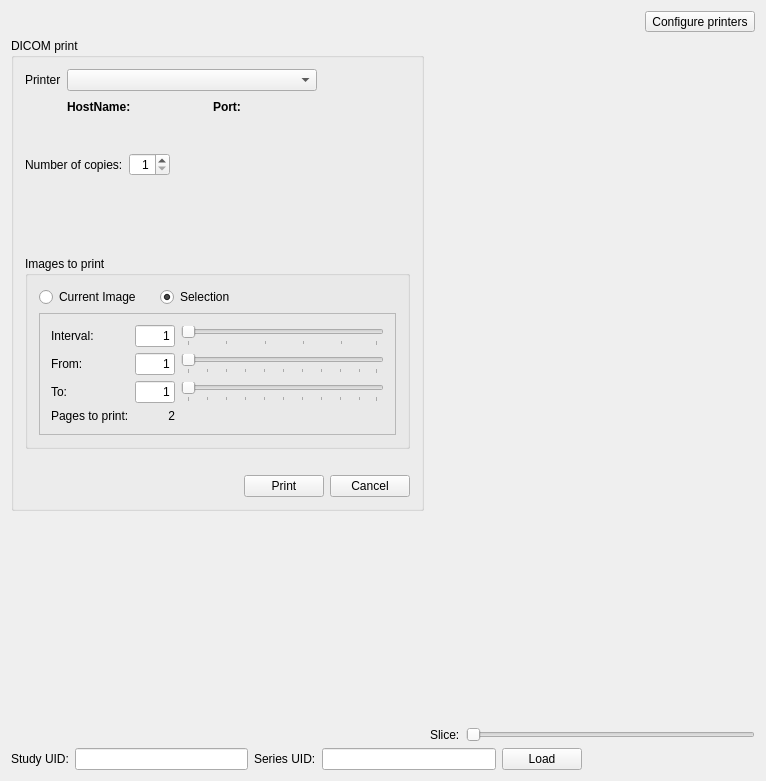
<?xml version="1.0" encoding="UTF-8"?>
<ui version="4.0">
 <class>QImagePrintExtensionBase</class>
 <widget class="QWidget" name="QImagePrintExtensionBase">
  <property name="geometry">
   <rect>
    <x>0</x>
    <y>0</y>
    <width>766</width>
    <height>781</height>
   </rect>
  </property>
  <property name="sizePolicy">
   <sizepolicy hsizetype="Expanding" vsizetype="Expanding">
    <horstretch>0</horstretch>
    <verstretch>0</verstretch>
   </sizepolicy>
  </property>
  <property name="minimumSize">
   <size>
    <width>16</width>
    <height>16</height>
   </size>
  </property>
  <layout class="QGridLayout" name="gridLayout_5">
   <item row="0" column="0" colspan="2">
    <layout class="QGridLayout" name="gridLayout_4">
     <item row="0" column="0">
      <spacer name="horizontalSpacer_4">
       <property name="orientation">
        <enum>Qt::Horizontal</enum>
       </property>
       <property name="sizeHint" stdset="0">
        <size>
         <width>40</width>
         <height>20</height>
        </size>
       </property>
      </spacer>
     </item>
     <item row="0" column="1">
      <widget class="QToolButton" name="m_configurationPrinterToolButton">
       <property name="text">
        <string>Configure printers</string>
       </property>
       <property name="icon">
        <iconset resource="../../../main/main.qrc">
         <normaloff>:/images/viewmag+.png</normaloff>:/images/viewmag+.png</iconset>
       </property>
       <property name="iconSize">
        <size>
         <width>32</width>
         <height>32</height>
        </size>
       </property>
       <property name="popupMode">
        <enum>QToolButton::DelayedPopup</enum>
       </property>
      </widget>
     </item>
    </layout>
   </item>
   <item row="1" column="0">
    <layout class="QVBoxLayout" name="verticalLayout_2">
     <item>
      <widget class="QGroupBox" name="groupBox">
       <property name="maximumSize">
        <size>
         <width>500</width>
         <height>16777215</height>
        </size>
       </property>
       <property name="title">
        <string>DICOM print</string>
       </property>
       <layout class="QVBoxLayout" name="verticalLayout">
        <item>
         <layout class="QGridLayout" name="gridLayout_3">
          <item row="0" column="0">
           <widget class="QLabel" name="label_16">
            <property name="sizePolicy">
             <sizepolicy hsizetype="Preferred" vsizetype="Preferred">
              <horstretch>0</horstretch>
              <verstretch>0</verstretch>
             </sizepolicy>
            </property>
            <property name="text">
             <string>Printer</string>
            </property>
           </widget>
          </item>
          <item row="0" column="2" colspan="2">
           <widget class="QComboBox" name="m_selectedPrinterComboBox">
            <property name="minimumSize">
             <size>
              <width>250</width>
              <height>0</height>
             </size>
            </property>
           </widget>
          </item>
          <item row="0" column="4">
           <spacer name="horizontalSpacer_11">
            <property name="orientation">
             <enum>Qt::Horizontal</enum>
            </property>
            <property name="sizeHint" stdset="0">
             <size>
              <width>40</width>
              <height>20</height>
             </size>
            </property>
           </spacer>
          </item>
          <item row="1" column="2">
           <layout class="QHBoxLayout" name="horizontalLayout_13">
            <item>
             <widget class="QLabel" name="label_17">
              <property name="font">
               <font>
                <weight>75</weight>
                <bold>true</bold>
               </font>
              </property>
              <property name="text">
               <string>HostName:</string>
              </property>
             </widget>
            </item>
            <item>
             <widget class="QLabel" name="m_hostNameLabel">
              <property name="minimumSize">
               <size>
                <width>70</width>
                <height>0</height>
               </size>
              </property>
              <property name="text">
               <string/>
              </property>
             </widget>
            </item>
            <item>
             <widget class="QLabel" name="label_18">
              <property name="font">
               <font>
                <weight>75</weight>
                <bold>true</bold>
               </font>
              </property>
              <property name="text">
               <string>Port:</string>
              </property>
             </widget>
            </item>
            <item>
             <widget class="QLabel" name="m_portLabel">
              <property name="text">
               <string/>
              </property>
             </widget>
            </item>
           </layout>
          </item>
          <item row="1" column="3" colspan="2">
           <spacer name="horizontalSpacer_12">
            <property name="orientation">
             <enum>Qt::Horizontal</enum>
            </property>
            <property name="sizeHint" stdset="0">
             <size>
              <width>40</width>
              <height>20</height>
             </size>
            </property>
           </spacer>
          </item>
          <item row="1" column="0">
           <widget class="QLabel" name="invisibleLabel">
            <property name="text">
             <string/>
            </property>
           </widget>
          </item>
         </layout>
        </item>
        <item>
         <spacer name="verticalSpacer">
          <property name="orientation">
           <enum>Qt::Vertical</enum>
          </property>
          <property name="sizeHint" stdset="0">
           <size>
            <width>20</width>
            <height>30</height>
           </size>
          </property>
         </spacer>
        </item>
        <item>
         <layout class="QHBoxLayout" name="horizontalLayout">
          <item>
           <widget class="QLabel" name="label">
            <property name="text">
             <string>Number of copies:</string>
            </property>
           </widget>
          </item>
          <item>
           <widget class="QSpinBox" name="m_numberOfCopiesSpinBox">
            <property name="alignment">
             <set>Qt::AlignRight|Qt::AlignTrailing|Qt::AlignVCenter</set>
            </property>
            <property name="minimum">
             <number>1</number>
            </property>
           </widget>
          </item>
          <item>
           <spacer name="horizontalSpacer">
            <property name="orientation">
             <enum>Qt::Horizontal</enum>
            </property>
            <property name="sizeHint" stdset="0">
             <size>
              <width>40</width>
              <height>20</height>
             </size>
            </property>
           </spacer>
          </item>
         </layout>
        </item>
        <item>
         <spacer name="verticalSpacer_6">
          <property name="orientation">
           <enum>Qt::Vertical</enum>
          </property>
          <property name="sizeType">
           <enum>QSizePolicy::Fixed</enum>
          </property>
          <property name="sizeHint" stdset="0">
           <size>
            <width>385</width>
            <height>13</height>
           </size>
          </property>
         </spacer>
        </item>
        <item>
         <widget class="udg::QDicomPrinterBasicSettingsWidget" name="m_qdicomPrinterBasicSettingsWidget" native="true">
          <property name="enabled">
           <bool>false</bool>
          </property>
          <property name="sizePolicy">
           <sizepolicy hsizetype="Expanding" vsizetype="Expanding">
            <horstretch>0</horstretch>
            <verstretch>0</verstretch>
           </sizepolicy>
          </property>
          <property name="minimumSize">
           <size>
            <width>20</width>
            <height>50</height>
           </size>
          </property>
          <property name="maximumSize">
           <size>
            <width>100000</width>
            <height>100000</height>
           </size>
          </property>
         </widget>
        </item>
        <item>
         <spacer name="verticalSpacer_2">
          <property name="orientation">
           <enum>Qt::Vertical</enum>
          </property>
          <property name="sizeHint" stdset="0">
           <size>
            <width>20</width>
            <height>5</height>
           </size>
          </property>
         </spacer>
        </item>
        <item>
         <widget class="QGroupBox" name="groupBox_2">
          <property name="title">
           <string>Images to print</string>
          </property>
          <layout class="QGridLayout" name="gridLayout_2">
           <item row="0" column="0">
            <layout class="QHBoxLayout" name="horizontalLayout_15">
             <item>
              <widget class="QRadioButton" name="m_currentImageRadioButton">
               <property name="text">
                <string>Current Image</string>
               </property>
              </widget>
             </item>
             <item>
              <spacer name="horizontalSpacer_15">
               <property name="orientation">
                <enum>Qt::Horizontal</enum>
               </property>
               <property name="sizeType">
                <enum>QSizePolicy::Fixed</enum>
               </property>
               <property name="sizeHint" stdset="0">
                <size>
                 <width>13</width>
                 <height>20</height>
                </size>
               </property>
              </spacer>
             </item>
             <item>
              <widget class="QRadioButton" name="m_selectionImageRadioButton">
               <property name="text">
                <string>Selection</string>
               </property>
               <property name="checked">
                <bool>true</bool>
               </property>
              </widget>
             </item>
             <item>
              <spacer name="horizontalSpacer_16">
               <property name="orientation">
                <enum>Qt::Horizontal</enum>
               </property>
               <property name="sizeHint" stdset="0">
                <size>
                 <width>40</width>
                 <height>20</height>
                </size>
               </property>
              </spacer>
             </item>
            </layout>
           </item>
           <item row="1" column="0">
            <widget class="QFrame" name="m_selectionImagesFrame">
             <property name="frameShape">
              <enum>QFrame::StyledPanel</enum>
             </property>
             <property name="frameShadow">
              <enum>QFrame::Sunken</enum>
             </property>
             <property name="lineWidth">
              <number>1</number>
             </property>
             <property name="midLineWidth">
              <number>0</number>
             </property>
             <layout class="QGridLayout" name="gridLayout">
              <item row="0" column="0">
               <widget class="QLabel" name="label_34">
                <property name="text">
                 <string>Interval:</string>
                </property>
               </widget>
              </item>
              <item row="0" column="1">
               <widget class="QLineEdit" name="m_intervalImagesLineEdit">
                <property name="sizePolicy">
                 <sizepolicy hsizetype="Expanding" vsizetype="Fixed">
                  <horstretch>0</horstretch>
                  <verstretch>0</verstretch>
                 </sizepolicy>
                </property>
                <property name="maximumSize">
                 <size>
                  <width>40</width>
                  <height>16777215</height>
                 </size>
                </property>
                <property name="text">
                 <string>1</string>
                </property>
                <property name="maxLength">
                 <number>2</number>
                </property>
                <property name="alignment">
                 <set>Qt::AlignRight|Qt::AlignTrailing|Qt::AlignVCenter</set>
                </property>
               </widget>
              </item>
              <item row="0" column="2">
               <widget class="QSlider" name="m_intervalImagesSlider">
                <property name="minimum">
                 <number>1</number>
                </property>
                <property name="maximum">
                 <number>50</number>
                </property>
                <property name="pageStep">
                 <number>5</number>
                </property>
                <property name="orientation">
                 <enum>Qt::Horizontal</enum>
                </property>
                <property name="invertedAppearance">
                 <bool>false</bool>
                </property>
                <property name="invertedControls">
                 <bool>false</bool>
                </property>
                <property name="tickPosition">
                 <enum>QSlider::TicksBelow</enum>
                </property>
                <property name="tickInterval">
                 <number>10</number>
                </property>
               </widget>
              </item>
              <item row="1" column="0">
               <widget class="QLabel" name="label_33">
                <property name="text">
                 <string>From:</string>
                </property>
               </widget>
              </item>
              <item row="1" column="1">
               <widget class="QLineEdit" name="m_fromImageLineEdit">
                <property name="maximumSize">
                 <size>
                  <width>40</width>
                  <height>16777215</height>
                 </size>
                </property>
                <property name="text">
                 <string>1</string>
                </property>
                <property name="maxLength">
                 <number>5</number>
                </property>
                <property name="alignment">
                 <set>Qt::AlignRight|Qt::AlignTrailing|Qt::AlignVCenter</set>
                </property>
               </widget>
              </item>
              <item row="1" column="2">
               <widget class="QSlider" name="m_fromImageSlider">
                <property name="minimum">
                 <number>1</number>
                </property>
                <property name="maximum">
                 <number>100</number>
                </property>
                <property name="orientation">
                 <enum>Qt::Horizontal</enum>
                </property>
                <property name="invertedAppearance">
                 <bool>false</bool>
                </property>
                <property name="invertedControls">
                 <bool>false</bool>
                </property>
                <property name="tickPosition">
                 <enum>QSlider::TicksBelow</enum>
                </property>
                <property name="tickInterval">
                 <number>10</number>
                </property>
               </widget>
              </item>
              <item row="2" column="0">
               <widget class="QLabel" name="label_31">
                <property name="text">
                 <string>To:</string>
                </property>
               </widget>
              </item>
              <item row="2" column="1">
               <widget class="QLineEdit" name="m_toImageLineEdit">
                <property name="maximumSize">
                 <size>
                  <width>40</width>
                  <height>16777215</height>
                 </size>
                </property>
                <property name="text">
                 <string>1</string>
                </property>
                <property name="maxLength">
                 <number>5</number>
                </property>
                <property name="alignment">
                 <set>Qt::AlignRight|Qt::AlignTrailing|Qt::AlignVCenter</set>
                </property>
               </widget>
              </item>
              <item row="2" column="2">
               <widget class="QSlider" name="m_toImageSlider">
                <property name="minimum">
                 <number>1</number>
                </property>
                <property name="maximum">
                 <number>100</number>
                </property>
                <property name="orientation">
                 <enum>Qt::Horizontal</enum>
                </property>
                <property name="invertedAppearance">
                 <bool>false</bool>
                </property>
                <property name="invertedControls">
                 <bool>false</bool>
                </property>
                <property name="tickPosition">
                 <enum>QSlider::TicksBelow</enum>
                </property>
                <property name="tickInterval">
                 <number>10</number>
                </property>
               </widget>
              </item>
              <item row="3" column="0">
               <widget class="QLabel" name="label_32">
                <property name="text">
                 <string>Pages to print:</string>
                </property>
               </widget>
              </item>
              <item row="3" column="1">
               <widget class="QLabel" name="m_pagesToPrintLabel">
                <property name="text">
                 <string>2</string>
                </property>
                <property name="alignment">
                 <set>Qt::AlignRight|Qt::AlignTrailing|Qt::AlignVCenter</set>
                </property>
               </widget>
              </item>
             </layout>
            </widget>
           </item>
          </layout>
         </widget>
        </item>
        <item>
         <spacer name="verticalSpacer_5">
          <property name="orientation">
           <enum>Qt::Vertical</enum>
          </property>
          <property name="sizeType">
           <enum>QSizePolicy::Fixed</enum>
          </property>
          <property name="sizeHint" stdset="0">
           <size>
            <width>20</width>
            <height>20</height>
           </size>
          </property>
         </spacer>
        </item>
        <item>
         <layout class="QHBoxLayout" name="horizontalLayout_11">
          <item>
           <spacer name="horizontalSpacer_10">
            <property name="orientation">
             <enum>Qt::Horizontal</enum>
            </property>
            <property name="sizeHint" stdset="0">
             <size>
              <width>40</width>
              <height>20</height>
             </size>
            </property>
           </spacer>
          </item>
          <item>
           <widget class="QPushButton" name="m_printButton">
            <property name="text">
             <string>Print</string>
            </property>
           </widget>
          </item>
          <item>
           <widget class="QPushButton" name="m_cancelButton">
            <property name="text">
             <string>Cancel</string>
            </property>
           </widget>
          </item>
         </layout>
        </item>
       </layout>
      </widget>
     </item>
     <item>
      <spacer name="verticalSpacer_4">
       <property name="orientation">
        <enum>Qt::Vertical</enum>
       </property>
       <property name="sizeHint" stdset="0">
        <size>
         <width>17</width>
         <height>111</height>
        </size>
       </property>
      </spacer>
     </item>
    </layout>
   </item>
   <item row="1" column="1">
    <layout class="QVBoxLayout" name="verticalLayout_4">
     <item>
      <widget class="udg::Q2DViewer" name="m_2DView" native="true">
       <property name="sizePolicy">
        <sizepolicy hsizetype="Expanding" vsizetype="Expanding">
         <horstretch>0</horstretch>
         <verstretch>0</verstretch>
        </sizepolicy>
       </property>
       <property name="maximumSize">
        <size>
         <width>100000</width>
         <height>100000</height>
        </size>
       </property>
      </widget>
     </item>
     <item>
      <layout class="QHBoxLayout" name="horizontalLayout_5">
       <item>
        <widget class="QLabel" name="label_6">
         <property name="text">
          <string>Slice:</string>
         </property>
        </widget>
       </item>
       <item>
        <widget class="QSlider" name="m_sliceViewSlider">
         <property name="orientation">
          <enum>Qt::Horizontal</enum>
         </property>
        </widget>
       </item>
      </layout>
     </item>
    </layout>
   </item>
   <item row="2" column="0" colspan="2">
    <layout class="QHBoxLayout" name="horizontalLayout_2">
     <item>
      <widget class="QLabel" name="label_2">
       <property name="text">
        <string>Study UID:</string>
       </property>
      </widget>
     </item>
     <item>
      <widget class="QLineEdit" name="m_studyInstanceUIDToPrint"/>
     </item>
     <item>
      <widget class="QLabel" name="label_3">
       <property name="text">
        <string>Series UID:</string>
       </property>
      </widget>
     </item>
     <item>
      <widget class="QLineEdit" name="m_seriesInstanceUIDToPrint"/>
     </item>
     <item>
      <widget class="QPushButton" name="m_loadImagesButton">
       <property name="text">
        <string>Load</string>
       </property>
      </widget>
     </item>
     <item>
      <spacer name="horizontalSpacer_2">
       <property name="orientation">
        <enum>Qt::Horizontal</enum>
       </property>
       <property name="sizeHint" stdset="0">
        <size>
         <width>40</width>
         <height>20</height>
        </size>
       </property>
      </spacer>
     </item>
    </layout>
   </item>
  </layout>
 </widget>
 <layoutdefault spacing="6" margin="11"/>
 <customwidgets>
  <customwidget>
   <class>udg::Q2DViewer</class>
   <extends>QWidget</extends>
   <header>q2dviewer.h</header>
  </customwidget>
  <customwidget>
   <class>udg::QDicomPrinterBasicSettingsWidget</class>
   <extends>QWidget</extends>
   <header>qdicomprinterbasicsettingswidget.h</header>
  </customwidget>
 </customwidgets>
 <resources>
  <include location="../../../main/main.qrc"/>
 </resources>
 <connections/>
</ui>
